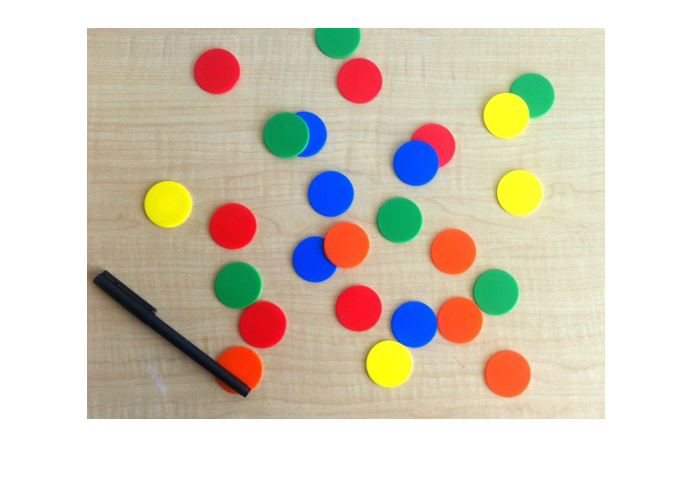
%> input picture LM-circles/slike/test.png, 692 x 486 px
$ octave plavikrugovi.m   (GNU Octave 9; MATLAB toolbox functions it lacks are replaced by stand-ins)
%> lines starting %> are read from the running program, lines starting %| are printed output that depends on the picture; in (x1, y1, x2, y2) boxes, pixels count from 0 and x2, y2 are one past the last pixel; in counts of white or black regions, pixels touching at a corner belong together; the program's own positions count from 1
%%%%%%%%%%%%%%%%%%%%%%%%%%%%%%%%%%%%%%%%%%%%%%%%%%%%%%%%%%%%%%%%
% Vidim plave krugove (Matlab resenje)
% (c) Nedelja informatike v2.0 (csnedelja.mg.edu.rs)
%%%%%%%%%%%%%%%%%%%%%%%%%%%%%%%%%%%%%%%%%%%%%%%%%%%%%%%%%%%%%%%%
clear all
clc
close all
warning('off','all'); % Livin' on the edge
mini = 0.5; % H kanal treshold za plavu boju
maxi = 0.7196; % H kanal treshold za plavu boju
vmin = 0.65; % V kanal treshold za bitne detalje na slici
slash = '/';
if ispc 	%Hendluje kose crte za Windows i nix
	slash = '\';
end
%%%%%%%%%%%%%%%%%%%%%%%%%%%%%%%%%%%%%%%%%%%%%%%%%%%%%%%%%%%%%%%%
% Ucitavanje slike i binarizacija po H i V parametrima
%%%%%%%%%%%%%%%%%%%%%%%%%%%%%%%%%%%%%%%%%%%%%%%%%%%%%%%%%%%%%%%%
imeslike = 'test.png'; % c_1.ppm c_2.ppm c_3.ppm test.png test2.png
slika = imread(strcat('slike',slash,imeslike));
%> slika is the input picture: size 486x692x3 uint8; mean R, G, B 214.8, 205.8, 190.6
imshow(slika)
hsv=rgb2hsv(slika); %Pretvaranje u HSV
%> hsv: size 486x692x3 double; mean H, S, V 0.121, 0.197, 0.879
figure,imshow(hsv(:,:,1))
%> after `imshow(hsv(:,:,1))`:
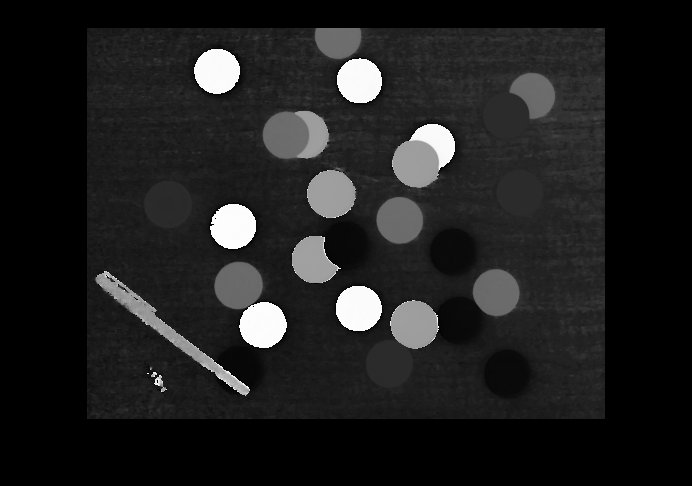
%> displayed picture: size 486x692, on the screen's scale of 0 to 255; min 0, max 255, mean 30.8
figure,imshow(hsv(:,:,3))
%> after `imshow(hsv(:,:,3))`:
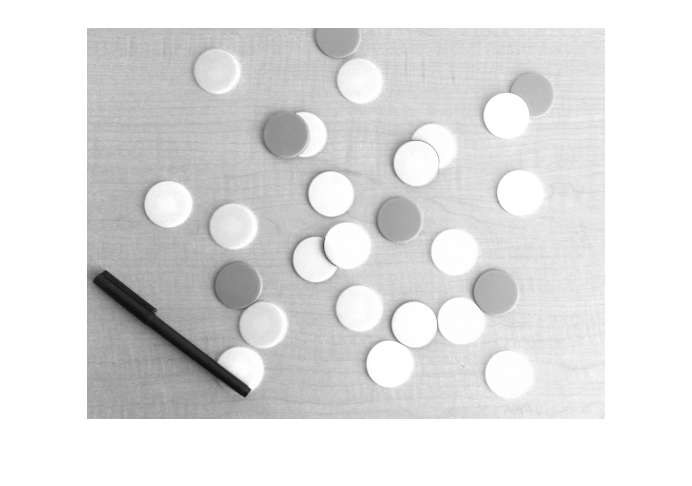
%> displayed picture: size 486x692, on the screen's scale of 0 to 255; min 12, max 255, mean 224.2
% Binarizacija
binarno = (hsv(:,:,1) >= mini & hsv(:,:,1) <= maxi & hsv(:,:,3)>=vmin);
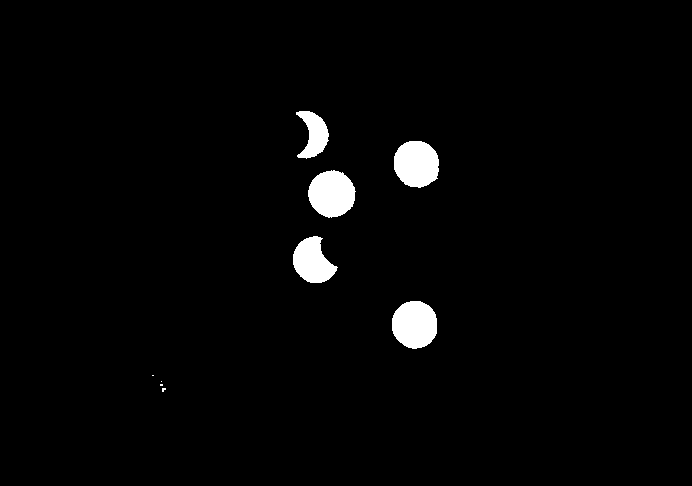
%> binarno: size 486x692 logical; 2.2% white; 9 white regions (4 under 20 px), largest, box (x1, y1, x2, y2) and area: (308, 170, 356, 218) 1730, (392, 301, 437, 349) 1728, (394, 141, 439, 188) 1697, (293, 236, 338, 283) 1364, (296, 111, 329, 159) 905
binarno_slika=uint8(binarno);
figure, imshow(mat2gray(binarno_slika))
%%%%%%%%%%%%%%%%%%%%%%%%%%%%%%%%%%%%%%%%%%%%%%%%%%%%%%%%%%%%%%%%
% Brisanje pozadine (ako je ista plava)
%%%%%%%%%%%%%%%%%%%%%%%%%%%%%%%%%%%%%%%%%%%%%%%%%%%%%%%%%%%%%%%%
bojapozadine = round((binarno_slika(1,1) + binarno_slika(1,size(binarno_slika,2)) + binarno_slika(size(binarno_slika,1),1) + binarno_slika(size(binarno_slika,1),size(binarno_slika,2)))/4)
%> bojapozadine = 0
if (bojapozadine==1) % Ako je pozadina plava
    binarno = ~binarno; % Invertuje kako bi imfill radio
    if (binarno_slika(1,1)==bojapozadine)
        binarno = imfill(binarno,[1 1],8);
    elseif (binarno_slika(1,size(binarno,2))==bojapozadine)
        binarno = imfill(binarno,[1 size(binarno_slika,2)],8);
    else
        binarno = imfill(binarno,[size(binarno_slika,1) 1],8);
    end;                                                        % Proverava koja je tacka od te 4 plava da u nju lupi koficu (nedajboze case)
    binarno = ~binarno; % Vraca nazad invertovanje
    binarno_slika=uint8(binarno);
    figure, imshow(mat2gray(binarno_slika))
end;

%%%%%%%%%%%%%%%%%%%%%%%%%%%%%%%%%%%%%%%%%%%%%%%%%%%%%%%%%%%%%%%%
% Erozija i diletacija (za popravljanje ivica)
%%%%%%%%%%%%%%%%%%%%%%%%%%%%%%%%%%%%%%%%%%%%%%%%%%%%%%%%%%%%%%%%
se = strel('disk', 5);
binarno = imerode(imdilate(binarno,se), se);
%> binarno: size 486x692 logical; 2.2% white; 7 white regions (1 under 20 px), largest, box (x1, y1, x2, y2) and area: (308, 170, 356, 218) 1735, (392, 301, 437, 349) 1728, (394, 141, 439, 188) 1702, (293, 236, 338, 283) 1365, (296, 111, 329, 159) 911, (160, 381, 166, 392) 28
binarno_slika=uint8(binarno);
figure, imshow(mat2gray(binarno_slika))
%%%%%%%%%%%%%%%%%%%%%%%%%%%%%%%%%%%%%%%%%%%%%%%%%%%%%%%%%%%%%%%
%
%%%%%%%%%%%%%%%%%%%%%%%%%%%%%%%%%%%%%%%%%%%%%%%%%%%%%%%%%%%%%%%
[centers,radii] = imfindcircles(binarno,[5 min(size(binarno))],'Sensitivity',0.68,'ObjectPolarity','bright');
%> centers = [415.4 325; 332.3 194.5; 416.8 164.3; 316.2 260.4; 306.1 135]; radii = [23.47; 23.5; 22.83; 22.34; 23.05]
figure, imshow(slika)
pause(2) % Hack da bi viscircles sacekao da se novi figure inicijalizuje
viscircles(centers, radii,'EdgeColor','b');
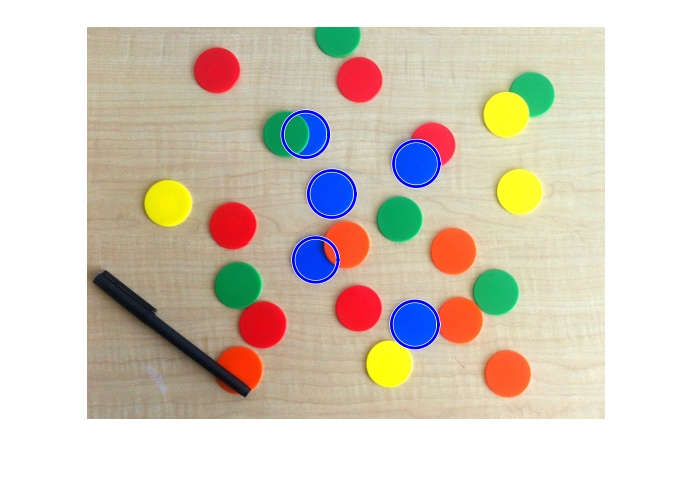
%> figure redrawn from the program's plot data
